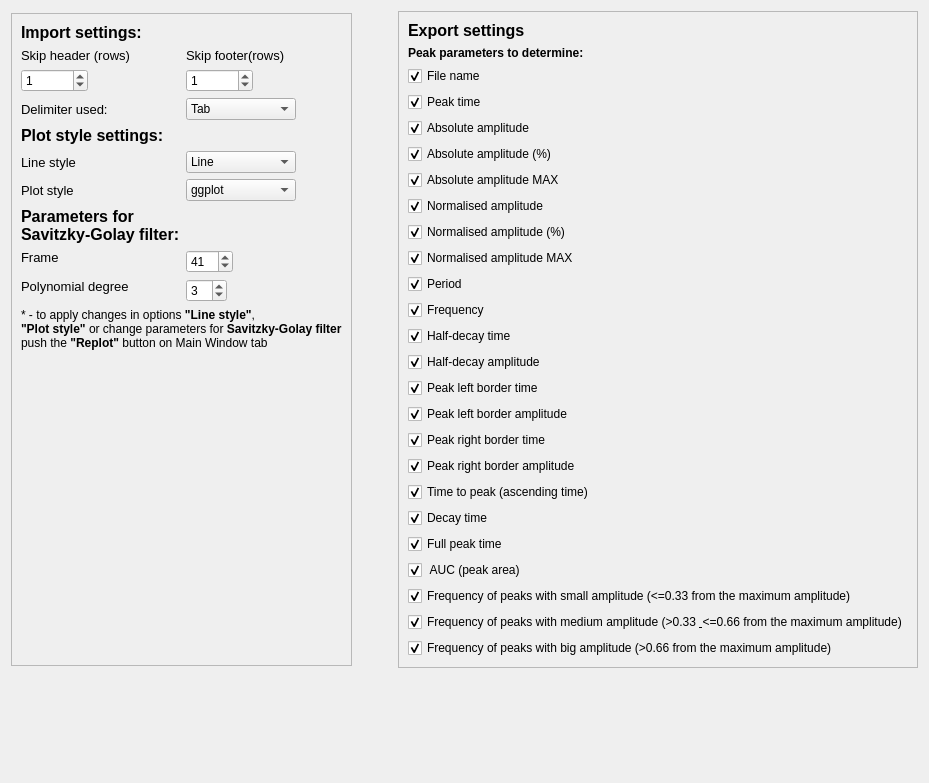
      <widget class="QWidget" name="tab_4">
       <attribute name="title">
        <string>Settings</string>
       </attribute>
       <layout class="QGridLayout" name="gridLayout_6">
        <item row="0" column="2">
         <widget class="QFrame" name="frame_5">
          <property name="sizePolicy">
           <sizepolicy hsizetype="Fixed" vsizetype="Fixed">
            <horstretch>0</horstretch>
            <verstretch>0</verstretch>
           </sizepolicy>
          </property>
          <property name="frameShape">
           <enum>QFrame::StyledPanel</enum>
          </property>
          <property name="frameShadow">
           <enum>QFrame::Raised</enum>
          </property>
          <layout class="QVBoxLayout" name="verticalLayout_2">
           <item>
            <widget class="QLabel" name="label_12">
             <property name="font">
              <font>
               <pointsize>12</pointsize>
               <weight>75</weight>
               <bold>true</bold>
              </font>
             </property>
             <property name="text">
              <string>Export settings</string>
             </property>
            </widget>
           </item>
           <item>
            <widget class="QLabel" name="label_17">
             <property name="font">
              <font>
               <weight>75</weight>
               <bold>true</bold>
              </font>
             </property>
             <property name="text">
              <string>Peak parameters to determine:</string>
             </property>
            </widget>
           </item>
           <item>
            <widget class="QCheckBox" name="chbxFileName">
             <property name="text">
              <string>File name</string>
             </property>
             <property name="checked">
              <bool>true</bool>
             </property>
            </widget>
           </item>
           <item>
            <widget class="QCheckBox" name="chbxPeakTime">
             <property name="text">
              <string>Peak time</string>
             </property>
             <property name="checked">
              <bool>true</bool>
             </property>
            </widget>
           </item>
           <item>
            <widget class="QCheckBox" name="chbxAmplAbs">
             <property name="text">
              <string>Absolute amplitude</string>
             </property>
             <property name="checked">
              <bool>true</bool>
             </property>
            </widget>
           </item>
           <item>
            <widget class="QCheckBox" name="chbxAmplAbsRel">
             <property name="text">
              <string>Absolute amplitude (%)</string>
             </property>
             <property name="checked">
              <bool>true</bool>
             </property>
            </widget>
           </item>
           <item>
            <widget class="QCheckBox" name="chbxAmplAbsMax">
             <property name="text">
              <string>Absolute amplitude MAX</string>
             </property>
             <property name="checked">
              <bool>true</bool>
             </property>
            </widget>
           </item>
           <item>
            <widget class="QCheckBox" name="chbxAmplNorm">
             <property name="text">
              <string>Normalised amplitude</string>
             </property>
             <property name="checked">
              <bool>true</bool>
             </property>
            </widget>
           </item>
           <item>
            <widget class="QCheckBox" name="chbxAmplNormRel">
             <property name="text">
              <string>Normalised amplitude (%)</string>
             </property>
             <property name="checked">
              <bool>true</bool>
             </property>
            </widget>
           </item>
           <item>
            <widget class="QCheckBox" name="chbxAmplNormMax">
             <property name="text">
              <string>Normalised amplitude MAX</string>
             </property>
             <property name="checked">
              <bool>true</bool>
             </property>
            </widget>
           </item>
           <item>
            <widget class="QCheckBox" name="chbxPeriod">
             <property name="text">
              <string>Period</string>
             </property>
             <property name="checked">
              <bool>true</bool>
             </property>
            </widget>
           </item>
           <item>
            <widget class="QCheckBox" name="chbxFreq">
             <property name="text">
              <string>Frequency</string>
             </property>
             <property name="checked">
              <bool>true</bool>
             </property>
            </widget>
           </item>
           <item>
            <widget class="QCheckBox" name="chbxHalfDecayTime">
             <property name="text">
              <string>Half-decay time</string>
             </property>
             <property name="checked">
              <bool>true</bool>
             </property>
            </widget>
           </item>
           <item>
            <widget class="QCheckBox" name="chbxHalfDecayAmpl">
             <property name="text">
              <string>Half-decay amplitude</string>
             </property>
             <property name="checked">
              <bool>true</bool>
             </property>
            </widget>
           </item>
           <item>
            <widget class="QCheckBox" name="chbxLeftBorderTime">
             <property name="text">
              <string>Peak left border time</string>
             </property>
             <property name="checked">
              <bool>true</bool>
             </property>
            </widget>
           </item>
           <item>
            <widget class="QCheckBox" name="chbxLeftBorder">
             <property name="text">
              <string>Peak left border amplitude</string>
             </property>
             <property name="checked">
              <bool>true</bool>
             </property>
            </widget>
           </item>
           <item>
            <widget class="QCheckBox" name="chbxRightBorderTime">
             <property name="text">
              <string>Peak right border time</string>
             </property>
             <property name="checked">
              <bool>true</bool>
             </property>
            </widget>
           </item>
           <item>
            <widget class="QCheckBox" name="chbxRightBorder">
             <property name="text">
              <string>Peak right border amplitude</string>
             </property>
             <property name="checked">
              <bool>true</bool>
             </property>
            </widget>
           </item>
           <item>
            <widget class="QCheckBox" name="chbxTimeToPeak">
             <property name="text">
              <string>Time to peak (ascending time)</string>
             </property>
             <property name="checked">
              <bool>true</bool>
             </property>
            </widget>
           </item>
           <item>
            <widget class="QCheckBox" name="chbxDecayTime">
             <property name="text">
              <string>Decay time</string>
             </property>
             <property name="checked">
              <bool>true</bool>
             </property>
            </widget>
           </item>
           <item>
            <widget class="QCheckBox" name="chbxFullPeakTime">
             <property name="text">
              <string>Full peak time</string>
             </property>
             <property name="checked">
              <bool>true</bool>
             </property>
            </widget>
           </item>
           <item>
            <widget class="QCheckBox" name="chbxAUC">
             <property name="text">
              <string> AUC (peak area)</string>
             </property>
             <property name="checked">
              <bool>true</bool>
             </property>
            </widget>
           </item>
           <item>
            <widget class="QCheckBox" name="chbxSmallPeaks">
             <property name="text">
              <string>Frequency of peaks with small amplitude (&lt;=0.33 from the maximum amplitude)</string>
             </property>
             <property name="checked">
              <bool>true</bool>
             </property>
            </widget>
           </item>
           <item>
            <widget class="QCheckBox" name="chbxMidPeaks">
             <property name="text">
              <string>Frequency of peaks with medium amplitude (&gt;0.33 &amp; &lt;=0.66 from the maximum amplitude)</string>
             </property>
             <property name="checked">
              <bool>true</bool>
             </property>
            </widget>
           </item>
           <item>
            <widget class="QCheckBox" name="chbxBigPeaks">
             <property name="text">
              <string>Frequency of peaks with big amplitude (&gt;0.66 from the maximum amplitude)</string>
             </property>
             <property name="checked">
              <bool>true</bool>
             </property>
            </widget>
           </item>
          </layout>
         </widget>
        </item>
        <item row="0" column="1">
         <spacer name="horizontalSpacer">
          <property name="orientation">
           <enum>Qt::Horizontal</enum>
          </property>
          <property name="sizeHint" stdset="0">
           <size>
            <width>40</width>
            <height>20</height>
           </size>
          </property>
         </spacer>
        </item>
        <item row="1" column="0">
         <spacer name="verticalSpacer">
          <property name="orientation">
           <enum>Qt::Vertical</enum>
          </property>
          <property name="sizeType">
           <enum>QSizePolicy::Expanding</enum>
          </property>
          <property name="sizeHint" stdset="0">
           <size>
            <width>20</width>
            <height>104</height>
           </size>
          </property>
         </spacer>
        </item>
        <item row="0" column="0">
         <widget class="QFrame" name="SettingFrame">
          <property name="sizePolicy">
           <sizepolicy hsizetype="Fixed" vsizetype="Fixed">
            <horstretch>0</horstretch>
            <verstretch>0</verstretch>
           </sizepolicy>
          </property>
          <property name="frameShape">
           <enum>QFrame::StyledPanel</enum>
          </property>
          <property name="frameShadow">
           <enum>QFrame::Raised</enum>
          </property>
          <layout class="QFormLayout" name="formLayout_2">
           <item row="0" column="0">
            <widget class="QLabel" name="label_13">
             <property name="font">
              <font>
               <pointsize>12</pointsize>
               <weight>75</weight>
               <bold>true</bold>
              </font>
             </property>
             <property name="text">
              <string>Import settings:</string>
             </property>
            </widget>
           </item>
           <item row="1" column="0">
            <widget class="QLabel" name="label_4">
             <property name="sizePolicy">
              <sizepolicy hsizetype="Fixed" vsizetype="Fixed">
               <horstretch>0</horstretch>
               <verstretch>0</verstretch>
              </sizepolicy>
             </property>
             <property name="font">
              <font>
               <pointsize>10</pointsize>
              </font>
             </property>
             <property name="text">
              <string>Skip header (rows)</string>
             </property>
            </widget>
           </item>
           <item row="1" column="1">
            <widget class="QLabel" name="label_3">
             <property name="sizePolicy">
              <sizepolicy hsizetype="Fixed" vsizetype="Fixed">
               <horstretch>0</horstretch>
               <verstretch>0</verstretch>
              </sizepolicy>
             </property>
             <property name="font">
              <font>
               <pointsize>10</pointsize>
              </font>
             </property>
             <property name="text">
              <string>Skip footer(rows)</string>
             </property>
             <property name="alignment">
              <set>Qt::AlignBottom|Qt::AlignLeading|Qt::AlignLeft</set>
             </property>
            </widget>
           </item>
           <item row="2" column="0">
            <widget class="QSpinBox" name="BoxSkipHeader">
             <property name="sizePolicy">
              <sizepolicy hsizetype="Fixed" vsizetype="Fixed">
               <horstretch>0</horstretch>
               <verstretch>0</verstretch>
              </sizepolicy>
             </property>
             <property name="wrapping">
              <bool>false</bool>
             </property>
             <property name="alignment">
              <set>Qt::AlignLeading|Qt::AlignLeft|Qt::AlignVCenter</set>
             </property>
             <property name="correctionMode">
              <enum>QAbstractSpinBox::CorrectToNearestValue</enum>
             </property>
             <property name="maximum">
              <number>999999</number>
             </property>
             <property name="value">
              <number>1</number>
             </property>
            </widget>
           </item>
           <item row="2" column="1">
            <widget class="QSpinBox" name="BoxSkipFooter">
             <property name="sizePolicy">
              <sizepolicy hsizetype="Fixed" vsizetype="Fixed">
               <horstretch>0</horstretch>
               <verstretch>0</verstretch>
              </sizepolicy>
             </property>
             <property name="maximum">
              <number>999999</number>
             </property>
             <property name="value">
              <number>1</number>
             </property>
            </widget>
           </item>
           <item row="3" column="0">
            <widget class="QLabel" name="label_9">
             <property name="font">
              <font>
               <pointsize>10</pointsize>
              </font>
             </property>
             <property name="text">
              <string>Delimiter used:</string>
             </property>
            </widget>
           </item>
           <item row="3" column="1">
            <widget class="QComboBox" name="BoxDelimeterChoice">
             <property name="maximumSize">
              <size>
               <width>110</width>
               <height>16777215</height>
              </size>
             </property>
             <property name="maxVisibleItems">
              <number>4</number>
             </property>
             <item>
              <property name="text">
               <string>Tab</string>
              </property>
             </item>
             <item>
              <property name="text">
               <string>Comma</string>
              </property>
             </item>
             <item>
              <property name="text">
               <string>Space</string>
              </property>
             </item>
             <item>
              <property name="text">
               <string>Dot</string>
              </property>
             </item>
            </widget>
           </item>
           <item row="4" column="0">
            <widget class="QLabel" name="label_14">
             <property name="font">
              <font>
               <pointsize>12</pointsize>
               <weight>75</weight>
               <bold>true</bold>
              </font>
             </property>
             <property name="text">
              <string>Plot style settings:</string>
             </property>
            </widget>
           </item>
           <item row="5" column="0">
            <widget class="QLabel" name="label_10">
             <property name="font">
              <font>
               <pointsize>10</pointsize>
              </font>
             </property>
             <property name="text">
              <string>Line style</string>
             </property>
            </widget>
           </item>
           <item row="5" column="1">
            <widget class="QComboBox" name="BoxPlotCustomStyle">
             <property name="maximumSize">
              <size>
               <width>110</width>
               <height>16777215</height>
              </size>
             </property>
             <item>
              <property name="text">
               <string>Line</string>
              </property>
             </item>
             <item>
              <property name="text">
               <string>Line &amp; small markers</string>
              </property>
             </item>
             <item>
              <property name="text">
               <string>Line &amp; big markers</string>
              </property>
             </item>
             <item>
              <property name="text">
               <string>Small markers</string>
              </property>
             </item>
             <item>
              <property name="text">
               <string>Big markers</string>
              </property>
             </item>
            </widget>
           </item>
           <item row="6" column="0">
            <widget class="QLabel" name="label_7">
             <property name="font">
              <font>
               <pointsize>10</pointsize>
              </font>
             </property>
             <property name="text">
              <string>Plot style</string>
             </property>
            </widget>
           </item>
           <item row="6" column="1">
            <widget class="QComboBox" name="BoxMplPlotStyle">
             <property name="sizePolicy">
              <sizepolicy hsizetype="Preferred" vsizetype="Fixed">
               <horstretch>0</horstretch>
               <verstretch>0</verstretch>
              </sizepolicy>
             </property>
             <property name="maximumSize">
              <size>
               <width>110</width>
               <height>16777215</height>
              </size>
             </property>
             <item>
              <property name="text">
               <string>ggplot</string>
              </property>
             </item>
             <item>
              <property name="text">
               <string>fivethirtyeight</string>
              </property>
             </item>
             <item>
              <property name="text">
               <string>dark_background</string>
              </property>
             </item>
             <item>
              <property name="text">
               <string>bmh</string>
              </property>
             </item>
             <item>
              <property name="text">
               <string>grayscale</string>
              </property>
             </item>
            </widget>
           </item>
           <item row="7" column="0">
            <widget class="QLabel" name="label_6">
             <property name="font">
              <font>
               <pointsize>12</pointsize>
               <weight>75</weight>
               <bold>true</bold>
              </font>
             </property>
             <property name="layoutDirection">
              <enum>Qt::LeftToRight</enum>
             </property>
             <property name="text">
              <string>&lt;html&gt;&lt;head/&gt;&lt;body&gt;&lt;p&gt;Parameters for &lt;br/&gt;Savitzky-Golay filter:&lt;/p&gt;&lt;/body&gt;&lt;/html&gt;</string>
             </property>
             <property name="alignment">
              <set>Qt::AlignLeading|Qt::AlignLeft|Qt::AlignVCenter</set>
             </property>
            </widget>
           </item>
           <item row="8" column="0">
            <widget class="QLabel" name="label_2">
             <property name="sizePolicy">
              <sizepolicy hsizetype="Fixed" vsizetype="Fixed">
               <horstretch>0</horstretch>
               <verstretch>0</verstretch>
              </sizepolicy>
             </property>
             <property name="font">
              <font>
               <pointsize>10</pointsize>
              </font>
             </property>
             <property name="text">
              <string>Frame</string>
             </property>
            </widget>
           </item>
           <item row="8" column="1">
            <widget class="QSpinBox" name="BoxSGwindowFrame">
             <property name="sizePolicy">
              <sizepolicy hsizetype="Fixed" vsizetype="Fixed">
               <horstretch>0</horstretch>
               <verstretch>0</verstretch>
              </sizepolicy>
             </property>
             <property name="minimum">
              <number>1</number>
             </property>
             <property name="maximum">
              <number>301</number>
             </property>
             <property name="singleStep">
              <number>10</number>
             </property>
             <property name="value">
              <number>41</number>
             </property>
            </widget>
           </item>
           <item row="9" column="0">
            <widget class="QLabel" name="label">
             <property name="sizePolicy">
              <sizepolicy hsizetype="Fixed" vsizetype="Fixed">
               <horstretch>0</horstretch>
               <verstretch>0</verstretch>
              </sizepolicy>
             </property>
             <property name="font">
              <font>
               <pointsize>10</pointsize>
              </font>
             </property>
             <property name="text">
              <string>Polynomial degree</string>
             </property>
            </widget>
           </item>
           <item row="9" column="1">
            <widget class="QSpinBox" name="BoxSGpolynomDegree">
             <property name="sizePolicy">
              <sizepolicy hsizetype="Fixed" vsizetype="Fixed">
               <horstretch>0</horstretch>
               <verstretch>0</verstretch>
              </sizepolicy>
             </property>
             <property name="minimum">
              <number>1</number>
             </property>
             <property name="maximum">
              <number>10</number>
             </property>
             <property name="value">
              <number>3</number>
             </property>
            </widget>
           </item>
           <item row="10" column="0" colspan="2">
            <widget class="QLabel" name="label_15">
             <property name="text">
              <string>&lt;html&gt;&lt;head/&gt;&lt;body&gt;&lt;p&gt;* - to apply changes in options &lt;span style=&quot; font-weight:600;&quot;&gt;&amp;quot;Line style&amp;quot;&lt;/span&gt;, &lt;br/&gt;&lt;span style=&quot; font-weight:600;&quot;&gt;&amp;quot;Plot style&amp;quot;&lt;/span&gt; or change parameters for &lt;span style=&quot; font-weight:600;&quot;&gt;Savitzky-Golay filter&lt;br/&gt;&lt;/span&gt;push the &lt;span style=&quot; font-weight:600;&quot;&gt;&amp;quot;Replot&amp;quot;&lt;/span&gt; button on Main Window tab&lt;/p&gt;&lt;/body&gt;&lt;/html&gt;</string>
             </property>
            </widget>
           </item>
           <item row="11" column="0">
            <spacer name="verticalSpacer_2">
             <property name="orientation">
              <enum>Qt::Vertical</enum>
             </property>
             <property name="sizeHint" stdset="0">
              <size>
               <width>20</width>
               <height>300</height>
              </size>
             </property>
            </spacer>
           </item>
          </layout>
         </widget>
        </item>
       </layout>
      </widget>
